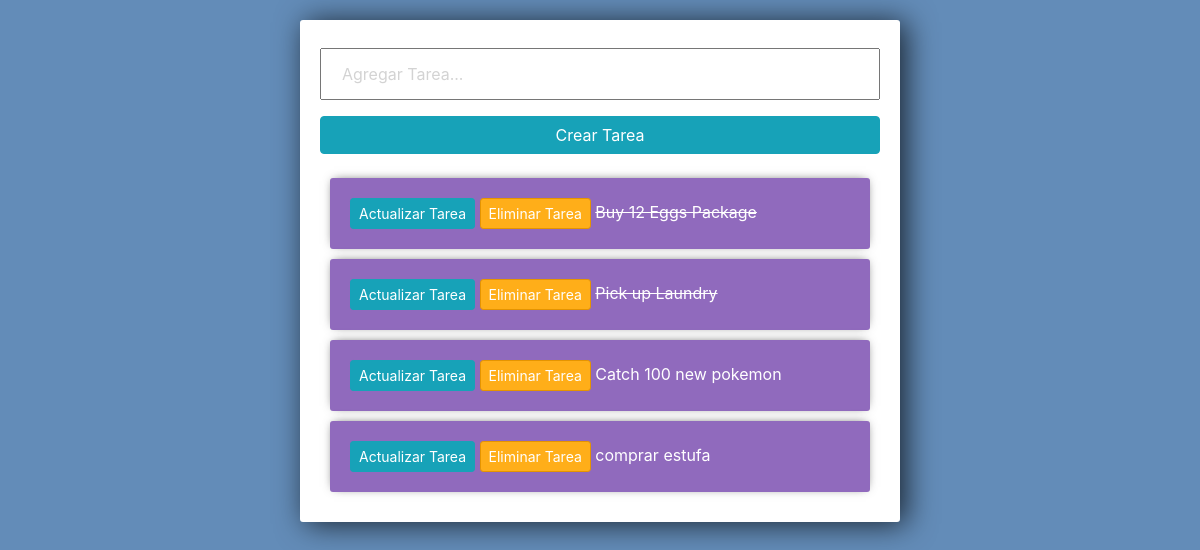
Before: / with the older database file.
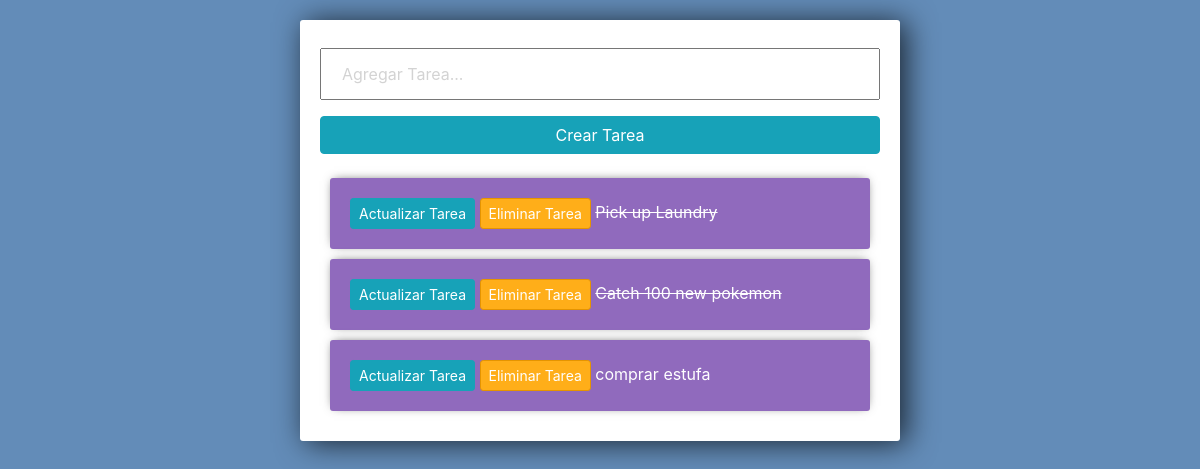
After: the same page with the newer database file.
### tasks/models.py (models this page shows)
class Task(models.Model):
    Title = models.CharField(max_length=200)
    complete = models.BooleanField(default=False)
    CreatedDate = models.DateTimeField(auto_now_add=True)
    def __str__(self):
        return self.Title

### tasks/views.py (the view)
# urls.py: path('', views.index, name = "mainlist"),
def index(request):
    tasks = Task.objects.all()
    form = CreateTask()
    if(request.method == 'POST'):
        form = CreateTask(request.POST)
        if form.is_valid():
            form.save()
        return redirect('/')
    TaskData = {'tasks': tasks, 'form': form}
    return render(request, 'tasks/list.html', TaskData)

### tasks/forms.py
class CreateTask(forms.ModelForm):
    Title = forms.CharField(widget= forms.TextInput(attrs={'placeholder':'Agregar Tarea...'}))
    class Meta:
        model = Task
        fields = '__all__'

### tasks/templates/tasks/list.html (shortened to what this page needs)
<link rel="stylesheet" href="https://stackpath.bootstrapcdn.com/bootstrap/4.3.1/css/bootstrap.min.css">
<div class="center-column">
    <form method="POST" action="/">
        {{form.Title}}
        <input class="btn btn-info" type="submit" name="CreateTask" value="Crear Tarea">
    </form>
    <div class="todo-list">
    {%   for task in tasks  %}
        <div class="item-row">
            <a class="btn btn-sm btn-info" href="{% url 'edit_task' task.id %}">Actualizar Tarea</a>
            <a class="btn btn-sm btn-danger" href="{% url 'delete_task' task.id %}">Eliminar Tarea</a>
            {%  if task.complete == True %}
            <strike>{{task}}</strike>
            {%  else %}
            <span>{{task}}</span>
            {%  endif %}
        </div>
    {% endfor %}
    </div>

### tasks/templates/tasks/list.html (style rules this page uses)
input { width: 100%; padding: 12px 20px; margin: 8px 0; box-sizing: border-box; }
input::placeholder { color: #d3d3d3; }
.center-column { width:600px; margin: 20px auto; padding:20px; background-color: #fff; border-radius: 3px; box-shadow: 6px 2px 30px 0px rgba(0,0,0,0.75); }
.item-row { background-color: #906abd; margin: 10px; padding: 20px; border-radius: 3px; color: #fff; font-size: 16px; box-shadow: 0px -1px 10px -4px rgba(0,0,0,0.75); }
.btn-danger { background-color: #ffae19; border-color: #e59400; }

Changed rows visible on the page:
removed Task: Title "Buy 12 Eggs Package"
changed Task "Catch 100 new pokemon": complete False → True (drawn)
